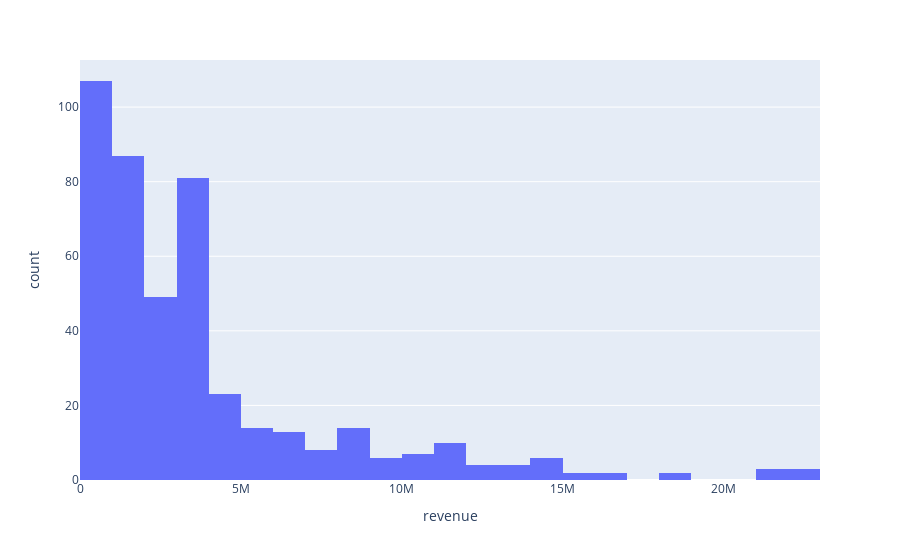

Here is the notebook cell this chart was saved with:
### Code cell
px.histogram(df, 'revenue')

### Figure 1 — Plotly figure (JSON) as saved in the notebook; plotly's stock layout.template omitted (floating-point values rounded to 4 significant figures; data arrays with more than 128 entries replaced by an {"elided": "..."} marker saying what was removed)
{"data": [{"alignmentgroup": "True", "bingroup": "x", "hovertemplate": "revenue=%{x}<br>count=%{y}<extra></extra>", "legendgroup": "", "marker": {"color": "#636efa", "pattern": {"shape": ""}}, "name": "", "offsetgroup": "", "orientation": "v", "showlegend": false, "type": "histogram", "x": {"elided": "445 float values"}, "xaxis": "x", "yaxis": "y"}], "layout": {"barmode": "relative", "legend": {"tracegroupgap": 0}, "margin": {"t": 60}, "xaxis": {"anchor": "y", "domain": [0, 1], "title": {"text": "revenue"}}, "yaxis": {"anchor": "x", "domain": [0, 1], "title": {"text": "count"}}}}
